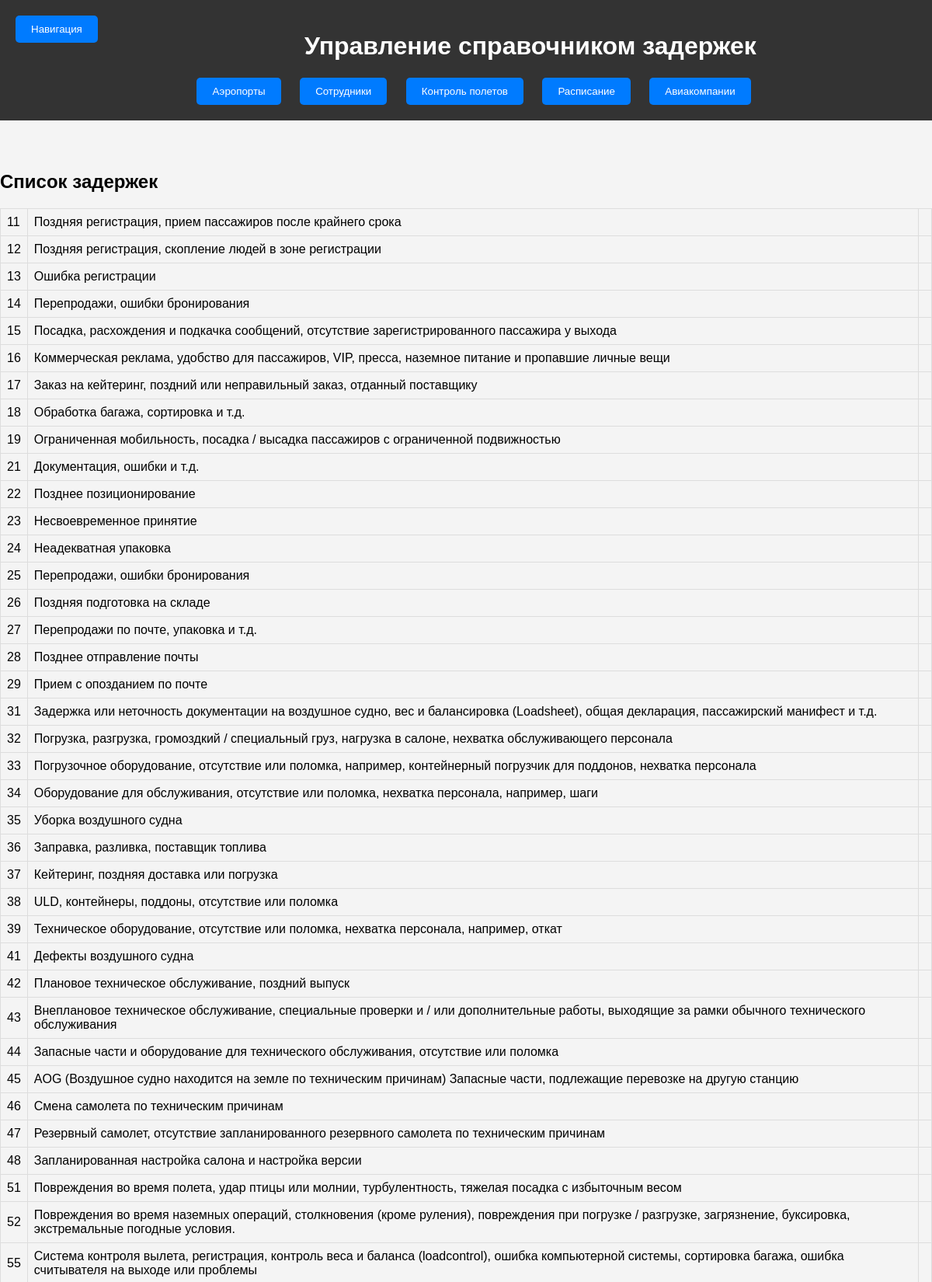
The app's page /tables/delay_ref/main/delay_ref.php (upper part) with its own data.
### tables this page shows
CREATE TABLE IF NOT EXISTS `delay_ref` (
  `code_delay` int(11) NOT NULL,
  `decoding` varchar(180) NOT NULL,
  PRIMARY KEY (`code_delay`)
);

### tables/delay_ref/main/get_delays.php (the view, shortened to what this page needs)
<?php
$servername = "localhost";
$username = "root";
$password = "";
$dbname = "airport";
$conn = new mysqli($servername, $username, $password, $dbname);
mysqli_set_charset($conn, "utf8");
$sql = "SELECT code_delay, decoding FROM delay_ref";
$result = $conn->query($sql);
if ($result->num_rows > 0) {
    while($row = $result->fetch_assoc()) {
        echo "<tr>";
        echo "<td>" . $row["code_delay"] . "</td>";
        echo "<td data-field='decoding' data-value='" . $row["decoding"] . "'>" . $row["decoding"] . "</td>";
        echo "<td class='action-buttons'>";
        echo "</td>";
        echo "</tr>";
    }
} else {
    echo "<tr><td colspan='3'>0 результатов</td></tr>";
}
?>

### tables/delay_ref/main/styles.css (style rules this page uses)
body { font-family: Arial, sans-serif; margin: 0; padding: 0; background-color: #f4f4f4; }
table th, table td { border: 1px solid #ddd; padding: 8px; }

### records on screen
delay_ref: code_delay "11", decoding "Поздняя регистрация, прием пассажиров после крайнего срока"
delay_ref: code_delay "12", decoding "Поздняя регистрация, скопление людей в зоне регистрации"
delay_ref: code_delay "13", decoding "Ошибка регистрации"
delay_ref: code_delay "14", decoding "Перепродажи, ошибки бронирования"
delay_ref: code_delay "15", decoding "Посадка, расхождения и подкачка сообщений, отсутствие зарегистрированного пассажира у выхода"
delay_ref: code_delay "16", decoding "Коммерческая реклама, удобство для пассажиров, VIP, пресса, наземное питание и пропавшие личные вещи"
delay_ref: code_delay "17", decoding "Заказ на кейтеринг, поздний или неправильный заказ, отданный поставщику"
delay_ref: code_delay "18", decoding "Обработка багажа, сортировка и т.д."
delay_ref: code_delay "19", decoding "Ограниченная мобильность, посадка / высадка пассажиров с ограниченной подвижностью"
delay_ref: code_delay "21", decoding "Документация, ошибки и т.д."
delay_ref: code_delay "22", decoding "Позднее позиционирование"
delay_ref: code_delay "23", decoding "Несвоевременное принятие"
delay_ref: code_delay "24", decoding "Неадекватная упаковка"
delay_ref: code_delay "25", decoding "Перепродажи, ошибки бронирования"
delay_ref: code_delay "26", decoding "Поздняя подготовка на складе"
delay_ref: code_delay "27", decoding "Перепродажи по почте, упаковка и т.д."
delay_ref: code_delay "28", decoding "Позднее отправление почты"
delay_ref: code_delay "29", decoding "Прием с опозданием по почте"
delay_ref: code_delay "31", decoding "Задержка или неточность документации на воздушное судно, вес и балансировка (Loadsheet), общая декларация, пассажирский манифест и т.д."
delay_ref: code_delay "32", decoding "Погрузка, разгрузка, громоздкий / специальный груз, нагрузка в салоне, нехватка обслуживающего персонала"
delay_ref: code_delay "33", decoding "Погрузочное оборудование, отсутствие или поломка, например, контейнерный погрузчик для поддонов, нехватка персонала"
delay_ref: code_delay "34", decoding "Оборудование для обслуживания, отсутствие или поломка, нехватка персонала, например, шаги"
delay_ref: code_delay "35", decoding "Уборка воздушного судна"
delay_ref: code_delay "36", decoding "Заправка, разливка, поставщик топлива"
delay_ref: code_delay "37", decoding "Кейтеринг, поздняя доставка или погрузка"
delay_ref: code_delay "38", decoding "ULD, контейнеры, поддоны, отсутствие или поломка"
delay_ref: code_delay "39", decoding "Техническое оборудование, отсутствие или поломка, нехватка персонала, например, откат"
delay_ref: code_delay "41", decoding "Дефекты воздушного судна"
delay_ref: code_delay "42", decoding "Плановое техническое обслуживание, поздний выпуск"
delay_ref: code_delay "43", decoding "Внеплановое техническое обслуживание, специальные проверки и / или дополнительные работы, выходящие за рамки обычного технического обслуживания"
delay_ref: code_delay "44", decoding "Запасные части и оборудование для технического обслуживания, отсутствие или поломка"
delay_ref: code_delay "45", decoding "AOG (Воздушное судно находится на земле по техническим причинам) Запасные части, подлежащие перевозке на другую станцию"
delay_ref: code_delay "46", decoding "Смена самолета по техническим причинам"
delay_ref: code_delay "47", decoding "Резервный самолет, отсутствие запланированного резервного самолета по техническим причинам"
delay_ref: code_delay "48", decoding "Запланированная настройка салона и настройка версии"
delay_ref: code_delay "51", decoding "Повреждения во время полета, удар птицы или молнии, турбулентность, тяжелая посадка с избыточным весом"
delay_ref: code_delay "52", decoding "Повреждения во время наземных операций, столкновения (кроме руления), повреждения при погрузке / разгрузке, загрязнение, буксировка, экстремальные погодные условия."
delay_ref: code_delay "55", decoding "Система контроля вылета, регистрация, контроль веса и баланса (loadcontrol), ошибка компьютерной системы, сортировка багажа, ошибка считывателя на выходе или проблемы"
